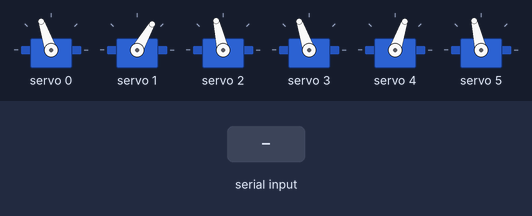
This sketch was run on a simulated ESP32. Parts: 6 × servo. The test bench sets the inputs (shaded band). What the sketch prints to the serial monitor is not drawn.

Above: at 1.2 s.
1.3 s: "TIRED\n" received over Serial
At 1.76 s:
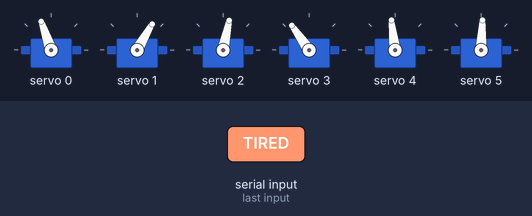
3.7 s: "BLINK\n" received over Serial
At 3.78 s:
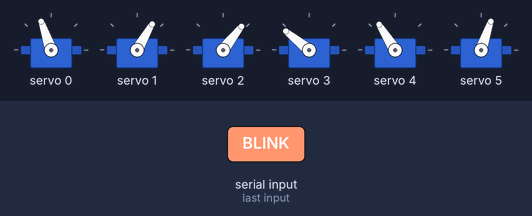
Timing chart, 0 to 6.7 s (numbered marks = the images above; inputs shaded):
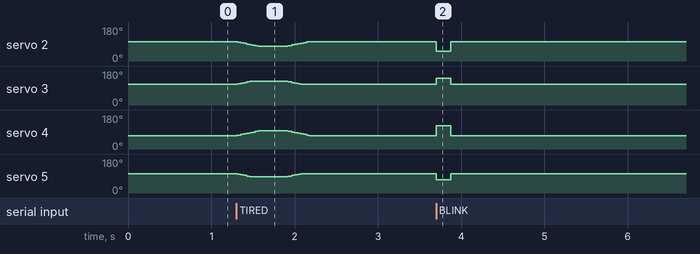

Measured:
- after the input at 1.3 s, servo 3: rises from 109° to 125° in 0.16 s, then falls to 109° in 0.61 s; servo 4: rises from 71° to 97° in 0.26 s, then falls to 71° in 0.61 s
- after the input at 3.7 s, servo 2: 103° → 52° at once, → 103° 0.17 s later; servo 3: 109° → 141° at once, → 109° 0.17 s later; servo 4: 71° → 122° at once, → 71° 0.17 s later; servo 5: 103° → 71° at once, → 103° 0.17 s later

The sketch:

sirah.ino
```cpp
#include <Wire.h>
#include <Adafruit_PWMServoDriver.h>
#include <math.h>
#include <stdio.h>

#include "calibration.h"

// Firmware final SIRAH: ESP32 + PCA9685 + 6x SG90.
// Fuente canonica de numeros: config/eyes-calibration.toml (genera calibration.h).
// Cableado final documentado: CH0 X, CH1 Y, CH2 SD, CH3 ID, CH4 SI, CH5 II.
// Debe coincidir con el hardware real.
//
// Contratos:
// - Go/LLM solo piden acciones semanticas; este archivo es dueno de la fisica.
// - TARGET controla SOLO X/Y. BLINK controla SOLO parpados. CENTER solo mirada.
// - Serial preservado: "<ID> CENTER|BLINK|TIRED|NOD|MODE ...|TARGET x y|HEARTBEAT|STATUS"
//   Respuestas: READY, ACK <ID>, DONE <ID>, STATE <modo>, ERR <codigo>.
// - BLINK: ACK al aceptar, DONE cuando fisicamente termina (no bloqueante).
// - Integracion PCA todavia pendiente de prueba HIL final. Calibraciones validadas,
//   integracion PCA no declarada como validada en hardware.

Adafruit_PWMServoDriver pwm = Adafruit_PWMServoDriver(0x40);
bool pcaReady = false;
const unsigned long COMMAND_TIMEOUT_MS = 3000;
// Tiempo fisico con parpados cerrados (mismo orden que el sketch de prueba: 170 ms).
const unsigned long BLINK_CLOSED_MS = 170;
const unsigned long TIRED_HOLD_MS = 350;
const unsigned long EYELID_STEP_MS = 15;
const int EYELID_STEP_DEGREES = 3;
unsigned long lastCommand = 0;

// Punto medio candidato: derivado de extremos validados, pendiente de HIL visual.
const int SD_TIRED = (SD_OPEN + SD_CLOSED + 1) / 2;
const int ID_TIRED = (ID_OPEN + ID_CLOSED + 1) / 2;
const int SI_TIRED = (SI_OPEN + SI_CLOSED + 1) / 2;
const int II_TIRED = (II_OPEN + II_CLOSED + 1) / 2;

enum EyelidState : uint8_t {
  EYELIDS_IDLE = 0,
  EYELIDS_BLINK_CLOSED = 1,
  EYELIDS_TIRED_CLOSING = 2,
  EYELIDS_TIRED_HOLD = 3,
  EYELIDS_TIRED_OPENING = 4,
};
enum EyelidAction : uint8_t { EYELID_NONE = 0, EYELID_BLINK = 1, EYELID_TIRED = 2 };

struct PendingEyelidAction {
  EyelidAction action;
  String id;
  bool hasId;
};

const uint8_t EYELID_QUEUE_CAPACITY = 4;
PendingEyelidAction eyelidQueue[EYELID_QUEUE_CAPACITY];
uint8_t eyelidQueueHead = 0;
uint8_t eyelidQueueCount = 0;
EyelidState eyelidState = EYELIDS_IDLE;
unsigned long eyelidDeadline = 0;
String activeEyelidId = "0";
bool activeEyelidHasId = false;
int currentSD = SD_OPEN;
int currentID = ID_OPEN;
int currentSI = SI_OPEN;
int currentII = II_OPEN;

int angleToPulseUs(int angle) {
  if (angle < 0) angle = 0;
  if (angle > 180) angle = 180;
  return EYES_PULSE_0_US + (angle * (EYES_PULSE_180_US - EYES_PULSE_0_US)) / 180;
}

uint16_t pulseUsToTicks(int pulseUs) {
  const uint32_t periodUs = 1000000UL / EYES_PWM_HZ;  // 20000 a 50 Hz
  return (uint16_t)(((uint32_t)pulseUs * 4096UL + periodUs / 2UL) / periodUs);
}

void writeServo(uint8_t channel, int angle) {
  pwm.setPWM(channel, 0, pulseUsToTicks(angleToPulseUs(angle)));
}

// Mapeo por segmentos alrededor del centro fisico calibrado.
// No usar un map lineal unico min/max: destruiria el centro.
int targetToAngleX(float t) {
  if (!isfinite(t)) return X_CENTER;
  if (t < -1.0f) t = -1.0f;
  if (t > 1.0f) t = 1.0f;
  if (t < 0.0f) {
    return (int)roundf(X_CENTER + t * (X_CENTER - X_LEFT));  // t=-1 -> X_LEFT
  }
  return (int)roundf(X_CENTER + t * (X_RIGHT - X_CENTER));  // t=+1 -> X_RIGHT
}

int targetToAngleY(float t) {
  if (!isfinite(t)) return Y_CENTER;
  if (t < -1.0f) t = -1.0f;
  if (t > 1.0f) t = 1.0f;
  if (t < 0.0f) {
    return (int)roundf(Y_CENTER + t * (Y_CENTER - Y_DOWN));  // t=-1 -> Y_DOWN
  }
  return (int)roundf(Y_CENTER + t * (Y_UP - Y_CENTER));  // t=+1 -> Y_UP
}

void applyGaze(int angleX, int angleY) {
  writeServo(CH_X, angleX);
  writeServo(CH_Y, angleY);
}

void applyEyelids(int sd, int id, int si, int ii) {
  currentSD = sd;
  currentID = id;
  currentSI = si;
  currentII = ii;
  writeServo(CH_SD, sd);
  writeServo(CH_ID, id);
  writeServo(CH_SI, si);
  writeServo(CH_II, ii);
}

void openEyelids() { applyEyelids(SD_OPEN, ID_OPEN, SI_OPEN, II_OPEN); }

void closeEyelids() { applyEyelids(SD_CLOSED, ID_CLOSED, SI_CLOSED, II_CLOSED); }

void safePose() {
  applyGaze(X_CENTER, Y_CENTER);
  openEyelids();
}

void reply(const String &event, const String &value = "") {
  Serial.print(event);
  if (value.length() > 0) { Serial.print(" "); Serial.print(value); }
  Serial.println();
}

int stepToward(int current, int target) {
  if (current < target) return min(current + EYELID_STEP_DEGREES, target);
  if (current > target) return max(current - EYELID_STEP_DEGREES, target);
  return current;
}

bool stepEyelidsToward(int sd, int id, int si, int ii) {
  applyEyelids(stepToward(currentSD, sd), stepToward(currentID, id),
                stepToward(currentSI, si), stepToward(currentII, ii));
  return currentSD == sd && currentID == id && currentSI == si && currentII == ii;
}

void startEyelidAction(EyelidAction action, const String &id, bool hasId) {
  activeEyelidId = id;
  activeEyelidHasId = hasId;
  lastCommand = millis();
  if (action == EYELID_BLINK) {
    closeEyelids();
    eyelidState = EYELIDS_BLINK_CLOSED;
    eyelidDeadline = millis() + BLINK_CLOSED_MS;
    return;
  }
  eyelidState = EYELIDS_TIRED_CLOSING;
  eyelidDeadline = millis();
}

void startNextEyelidAction() {
  if (eyelidQueueCount == 0) return;
  PendingEyelidAction next = eyelidQueue[eyelidQueueHead];
  eyelidQueueHead = (eyelidQueueHead + 1) % EYELID_QUEUE_CAPACITY;
  eyelidQueueCount--;
  startEyelidAction(next.action, next.id, next.hasId);
}

void finishEyelidAction() {
  String doneId = activeEyelidId;
  bool hasId = activeEyelidHasId;
  eyelidState = EYELIDS_IDLE;
  activeEyelidHasId = false;
  if (hasId) reply("DONE", doneId);
  startNextEyelidAction();
}

bool enqueueEyelidAction(EyelidAction action, const String &id, bool hasId) {
  if (eyelidState == EYELIDS_IDLE && eyelidQueueCount == 0) {
    if (hasId) reply("ACK", id);
    startEyelidAction(action, id, hasId);
    return true;
  }
  if (eyelidQueueCount >= EYELID_QUEUE_CAPACITY) {
    reply("ERR", "EYELIDS_BUSY");
    return false;
  }
  uint8_t tail = (eyelidQueueHead + eyelidQueueCount) % EYELID_QUEUE_CAPACITY;
  eyelidQueue[tail] = {action, id, hasId};
  eyelidQueueCount++;
  if (hasId) reply("ACK", id);
  lastCommand = millis();
  return true;
}

void pollEyelids() {
  if (eyelidState == EYELIDS_IDLE || (long)(millis() - eyelidDeadline) < 0) return;
  if (eyelidState == EYELIDS_BLINK_CLOSED) {
    openEyelids();
    finishEyelidAction();
    return;
  }
  if (eyelidState == EYELIDS_TIRED_CLOSING) {
    if (stepEyelidsToward(SD_TIRED, ID_TIRED, SI_TIRED, II_TIRED)) {
      eyelidState = EYELIDS_TIRED_HOLD;
      eyelidDeadline = millis() + TIRED_HOLD_MS;
    } else {
      eyelidDeadline = millis() + EYELID_STEP_MS;
    }
    return;
  }
  if (eyelidState == EYELIDS_TIRED_HOLD) {
    eyelidState = EYELIDS_TIRED_OPENING;
    eyelidDeadline = millis();
    return;
  }
  if (stepEyelidsToward(SD_OPEN, ID_OPEN, SI_OPEN, II_OPEN)) {
    finishEyelidAction();
  } else {
    eyelidDeadline = millis() + EYELID_STEP_MS;
  }
}

void handleCommand(String line) {
  line.trim();
  if (!pcaReady) {
    reply("ERR", "PCA9685_NOT_READY");
    return;
  }
  int separator = line.indexOf(' ');
  String id = "0";
  bool hasId = false;
  String command = line;
  if (separator > 0) {
    String first = line.substring(0, separator);
    bool numeric = first.length() > 0;
    for (uint8_t i = 0; i < first.length(); ++i) { if (!isDigit(first[i])) numeric = false; }
    if (numeric) { id = first; hasId = (id != "0"); command = line.substring(separator + 1); command.trim(); }
  }
  if (command == "CENTER") {
    // Solo direccion de mirada; no toca parpados en comportamiento normal.
    applyGaze(X_CENTER, Y_CENTER);
  } else if (command == "BLINK") {
    // Solo parpados; nunca X/Y. DONE se emite al reabrir (no bloqueante).
    enqueueEyelidAction(EYELID_BLINK, id, hasId);
    return;
  } else if (command == "TIRED") {
    // Expresion temporal suave y derivada; nunca modifica X/Y.
    enqueueEyelidAction(EYELID_TIRED, id, hasId);
    return;
  } else if (command == "NOD") {
    // Expresion fisica pendiente de calibracion: se acepta sin fingir fisica.
  } else if (command.startsWith("MODE ")) {
    String mode = command.substring(5);
    mode.trim();
    if (mode != "IDLE" && mode != "FACE" && mode != "PERSON") {
      reply("ERR", "INVALID_MODE");
      return;
    }
    if (hasId) reply("ACK", id);
    reply("STATE", mode);
    lastCommand = millis();
    return;
  } else if (command.startsWith("TARGET ")) {
    String payload = command.substring(7);
    char extra = '\0';
    float x = 0.0f;
    float y = 0.0f;
    int parsed = sscanf(payload.c_str(), "%f %f %c", &x, &y, &extra);
    if (parsed != 2 || !isfinite(x) || !isfinite(y) || x < -1.0f || x > 1.0f || y < -1.0f || y > 1.0f) {
      reply("ERR", "INVALID_TARGET");
      return;
    }
    // TARGET latest-wins: aplica inmediato solo a X/Y, no toca parpados.
    applyGaze(targetToAngleX(x), targetToAngleY(y));
  } else if (command == "HEARTBEAT" || command == "STATUS") {
    reply("READY");
    lastCommand = millis();
    return;
  } else {
    reply("ERR", "UNKNOWN_COMMAND");
    return;
  }
  lastCommand = millis();
  if (hasId) { reply("ACK", id); reply("DONE", id); }
}

void setup() {
  Serial.begin(115200);
  pcaReady = pwm.begin();
  if (!pcaReady) {
    reply("ERR", "PCA9685_NOT_READY");
    return;
  }
  pwm.setOscillatorFrequency(27000000);
  pwm.setPWMFreq(EYES_PWM_HZ);
  safePose();
  lastCommand = millis();
  reply("READY");
}

void loop() {
  if (Serial.available()) { handleCommand(Serial.readStringUntil('\n')); }
  if (!pcaReady) { return; }
  pollEyelids();
  if (millis() - lastCommand > COMMAND_TIMEOUT_MS) {
    // Watchdog a pose segura calibrada (no neutral generico, no sweep).
    safePose();
    eyelidState = EYELIDS_IDLE;
    activeEyelidHasId = false;
    eyelidQueueHead = 0;
    eyelidQueueCount = 0;
    lastCommand = millis();
  }
}
```

calibration.h
```cpp
// Generado por scripts/generate_eyes_calibration.py desde config/eyes-calibration.toml.
// No editar a mano. Fuente canonica: config/eyes-calibration.toml.
#pragma once

#define EYES_PWM_HZ 50
#define EYES_PULSE_0_US 1000
#define EYES_PULSE_180_US 2000

#define CH_X 0
#define CH_Y 1
#define CH_SD 2
#define CH_ID 3
#define CH_SI 4
#define CH_II 5

#define X_RIGHT 60
#define X_CENTER 120
#define X_LEFT 180
#define Y_DOWN 15
#define Y_CENTER 30
#define Y_UP 60
#define SD_OPEN 110
#define SD_CLOSED 15
#define ID_OPEN 120
#define ID_CLOSED 180
#define SI_OPEN 50
#define SI_CLOSED 145
#define II_OPEN 110
#define II_CLOSED 50

#define BOOT_X 120
#define BOOT_Y 30
#define BOOT_SD 110
#define BOOT_ID 120
#define BOOT_SI 50
#define BOOT_II 110
```
